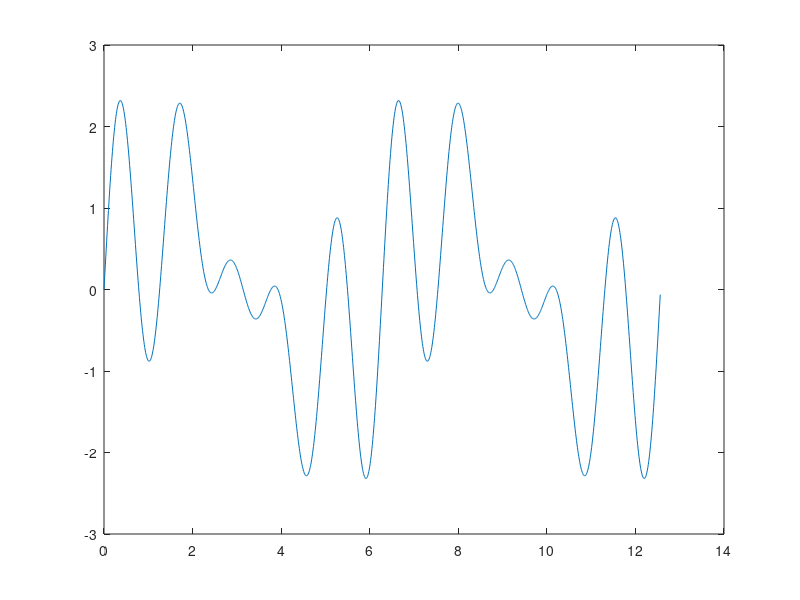

Recreate this plot in MATLAB.
% 1c
t = -3:0.1:3;
u = t>0; % Unit step normal function
plot(t,u)
v = (t-1)>0; % u(t-1)
plot(t,v)
w = (t-2)>0; % u(t-2) 
y = u + 5*v - 2*w;
plot(t,y)

% 2



% 3
t = 0:0.01:4*pi;
x = 3*sin(pi*t/2) + 2*sin(pi*t) + sin(2*pi*t);
plot(t,x)
plot(t,x)
x = sin(t) + sin(4*t) + sin(5*t);
plot(t,x)